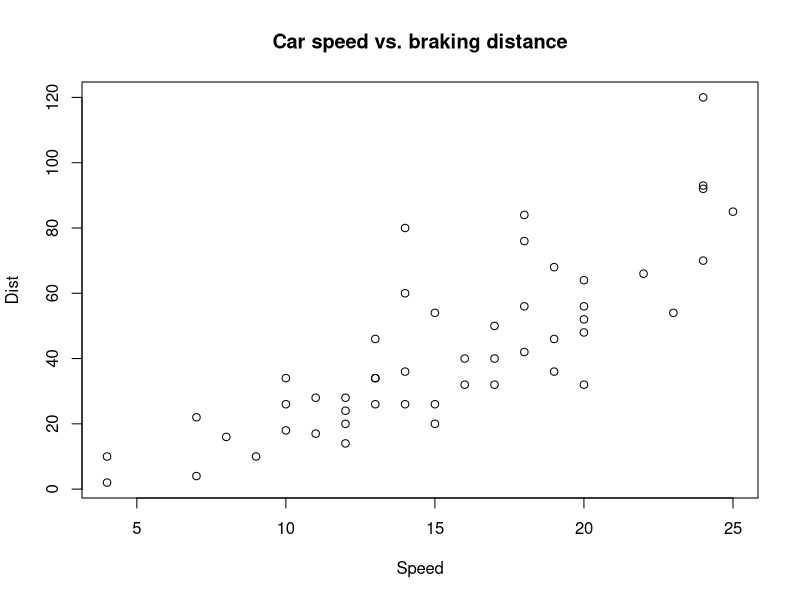
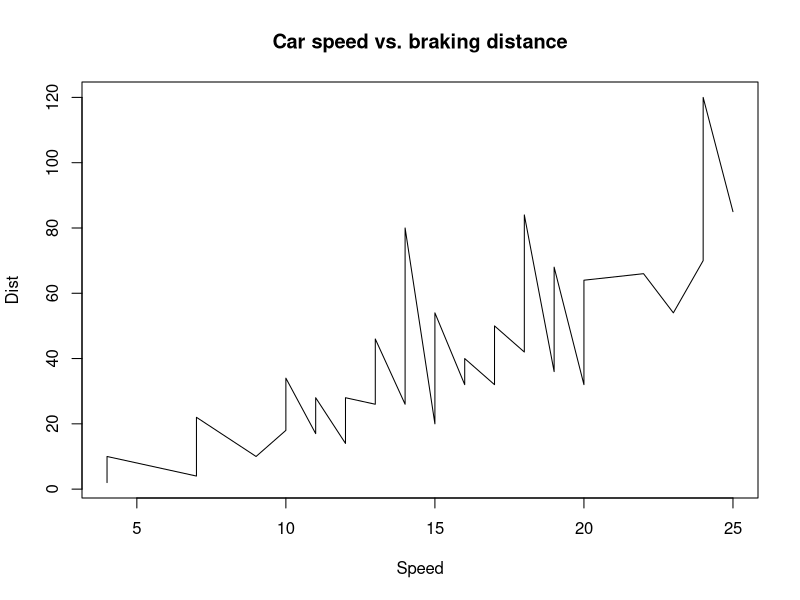
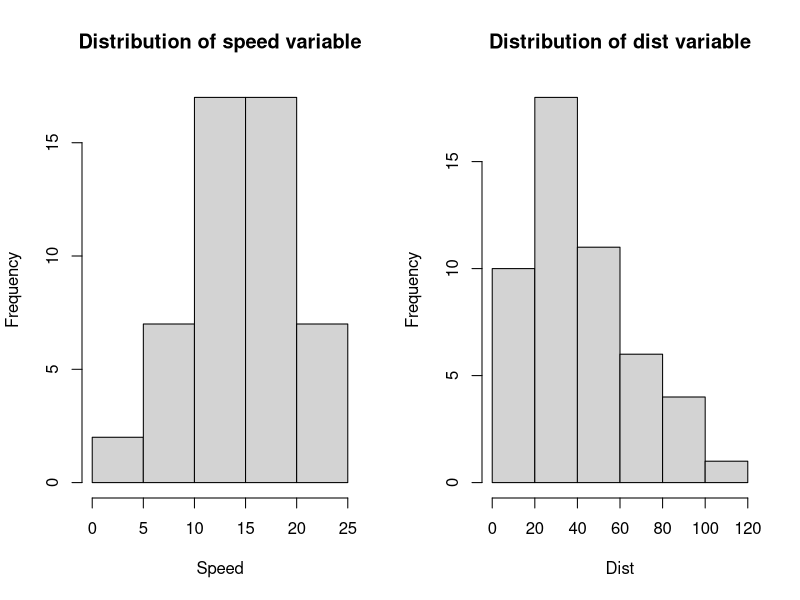
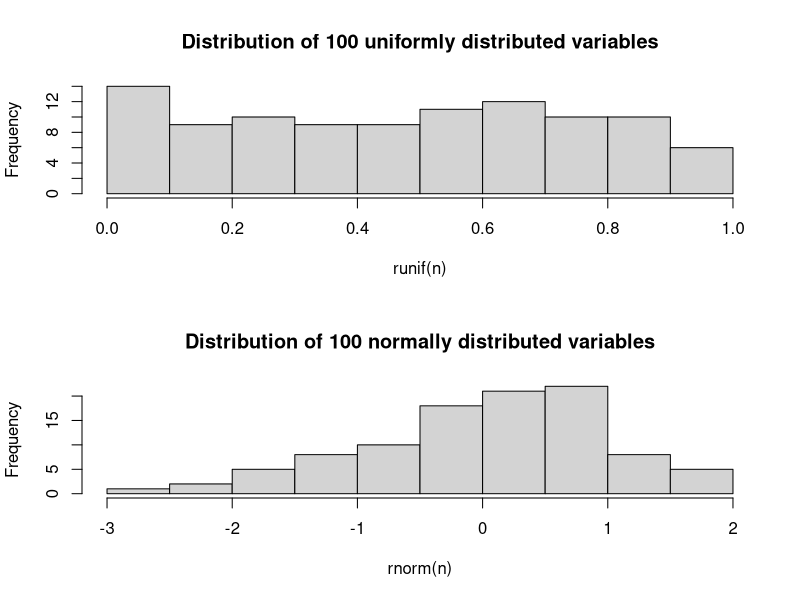
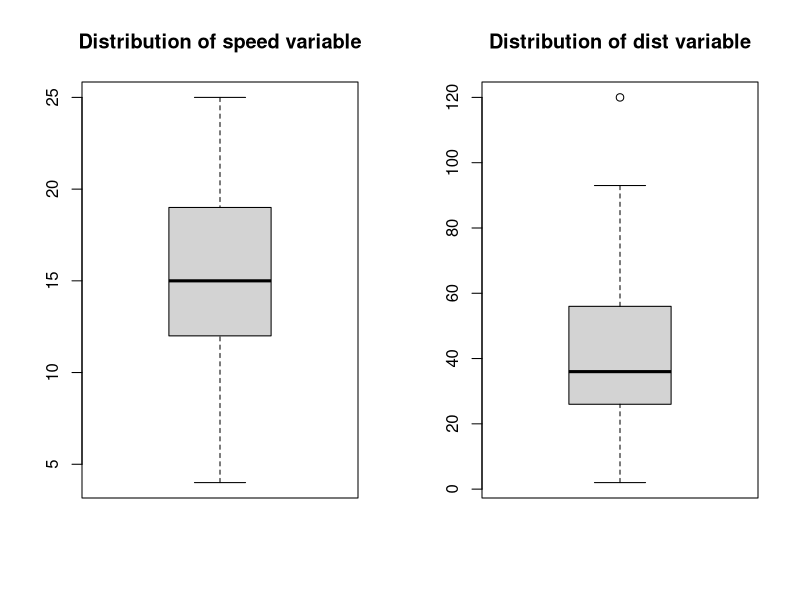
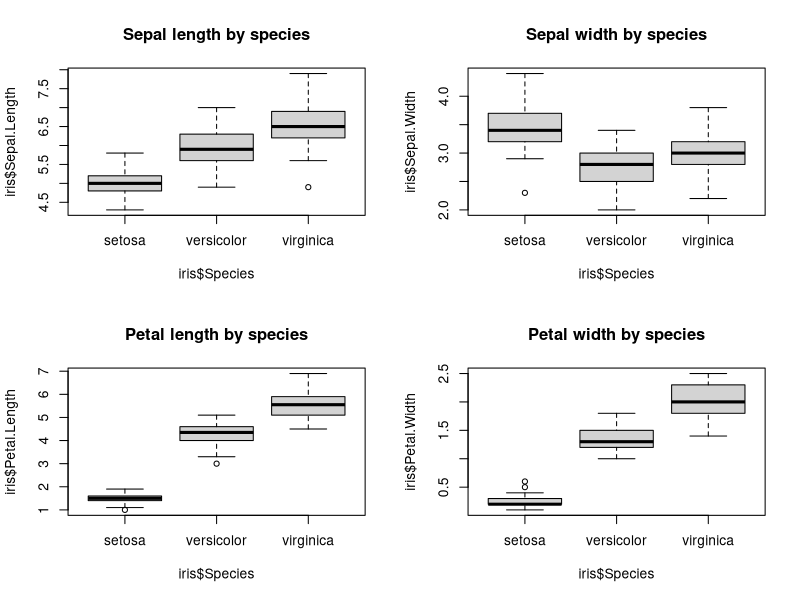
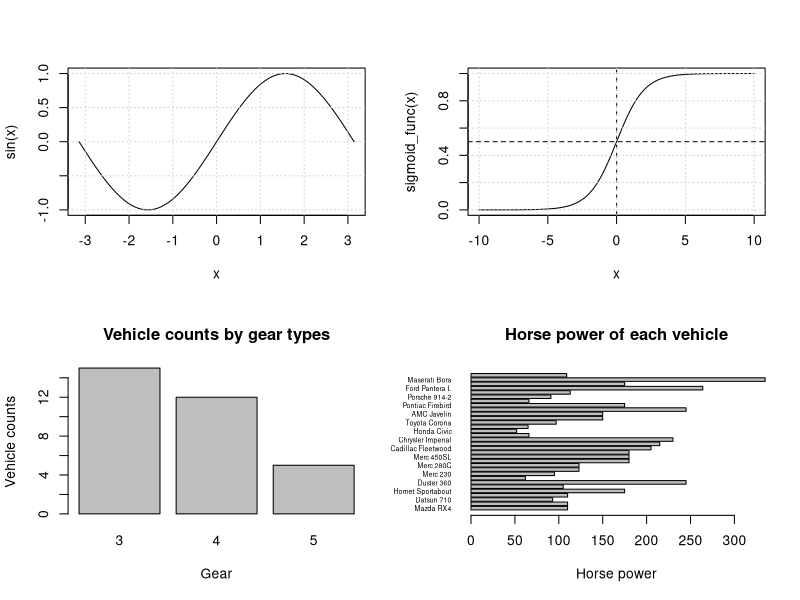
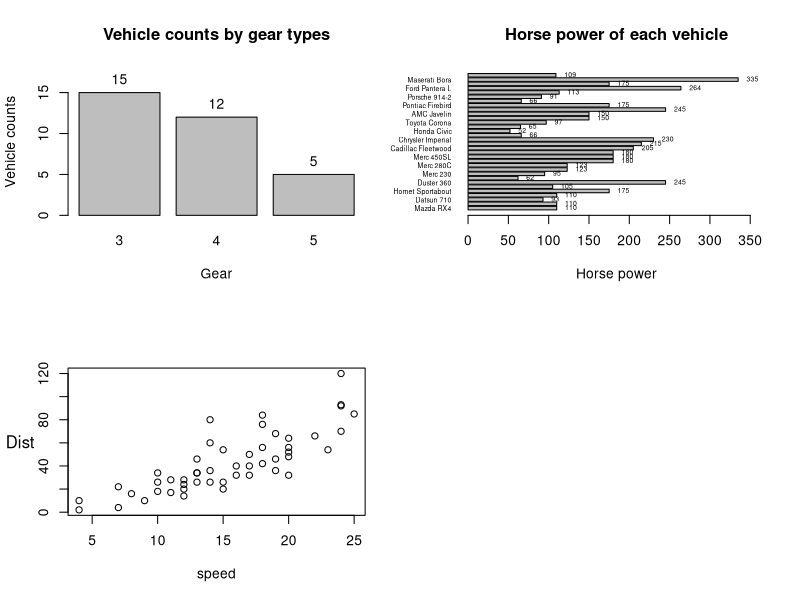

Write the R code that produced these figures, in order.
## ---- chunk 1
knitr::opts_chunk$set(echo = TRUE, results = 'hide', warning = FALSE)
## ---- chunk 2
cars
iris
mtcars

?cars #help(cars)
?iris #help(iris)
?mtcars #help(mtcars)
## ---- chunk 3
head(cars)
tail(cars)
dim(cars)
nrow(cars)
ncol(cars)
summary(cars)
str(cars)
## ---- chunk 4
plot(cars$speed, cars$dist, main = "Car speed vs. braking distance", xlab = "Speed", ylab = "Dist")
## ---- chunk 5
plot(cars$speed, cars$dist, type = "l", main = "Car speed vs. braking distance", xlab = "Speed", ylab = "Dist")
## ---- chunk 6
par(mfrow = c(1, 2)) # 建立一個 1x2 的網格畫布
hist(cars$speed, main = "Distribution of speed variable", xlab = "Speed")
hist(cars$dist, main = "Distribution of dist variable", xlab = "Dist")
## ---- chunk 7
n = 100
par(mfrow = c(2, 1)) # 建立一個 1x2 的網格畫布
hist(runif(n), main = paste("Distribution of", n, "uniformly distributed variables")) # 試著增加隨機數的個數 n
hist(rnorm(n), main = paste("Distribution of", n, "normally distributed variables")) # 試著增加隨機數的個數 n
## ---- chunk 8
par(mfrow = c(1, 2))
boxplot(cars$speed, main = "Distribution of speed variable")
boxplot(cars$dist, main = "Distribution of dist variable")
## ---- chunk 9
str(iris)
par(mfrow = c(2, 2))
boxplot(iris$Sepal.Length ~ iris$Species, main = "Sepal length by species")
boxplot(iris$Sepal.Width ~ iris$Species, main = "Sepal width by species")
boxplot(iris$Petal.Length ~ iris$Species, main = "Petal length by species")
boxplot(iris$Petal.Width ~ iris$Species, main = "Petal width by species")
## ---- chunk 10
curve(sin, from = -pi, to = pi)
grid()
## ---- chunk 11
sigmoid_func <- function(x){
  return(1 / (1 + exp(-x)))
}
curve(sigmoid_func, from = -10, to = 10)
abline(h = 0.5, lty = 2)
abline(v = 0, lty = 2)
grid()
## ---- chunk 12
str(mtcars)
table(factor(mtcars$gear))
barplot(table(factor(mtcars$gear)), main = "Vehicle counts by gear types", xlab = "Gear", ylab = "Vehicle counts")
## ---- chunk 13
vehicle_names <- row.names(mtcars)
barplot(mtcars$hp, names = vehicle_names, main = "Horse power of each vehicle", xlab = "Horse power", horiz = TRUE, las = 1, cex.names = 0.5)
## ---- chunk 14
y_lim <- c(0, 1.2 * max(table(mtcars$gear)))
bar_plt <- barplot(table(mtcars$gear), main = "Vehicle counts by gear types", xlab = "Gear", ylab = "Vehicle counts", ylim = y_lim)
text(x = bar_plt, y = table(mtcars$gear), label = table(mtcars$gear), pos = 3)
## ---- chunk 15
vehicle_names <- row.names(mtcars)
x_lim <- c(0, 1.1 * max(mtcars$hp))
bar_plt <- barplot(mtcars$hp, names = vehicle_names, main = "Horse power of each vehicle", xlab = "Horse power", horiz = TRUE, las = 1, cex.names = 0.5, xlim = x_lim)
text(x = mtcars$hp, y = bar_plt, label = mtcars$hp, pos = 4, cex = 0.5)
## ---- chunk 16
?mtext
plot(cars, ylab = "")
mtext("Dist", side = 2, las = 1, line = 2)
#mtext("Dist", side = 2, las = 1, at = max(cars$dist) * 1.2)
